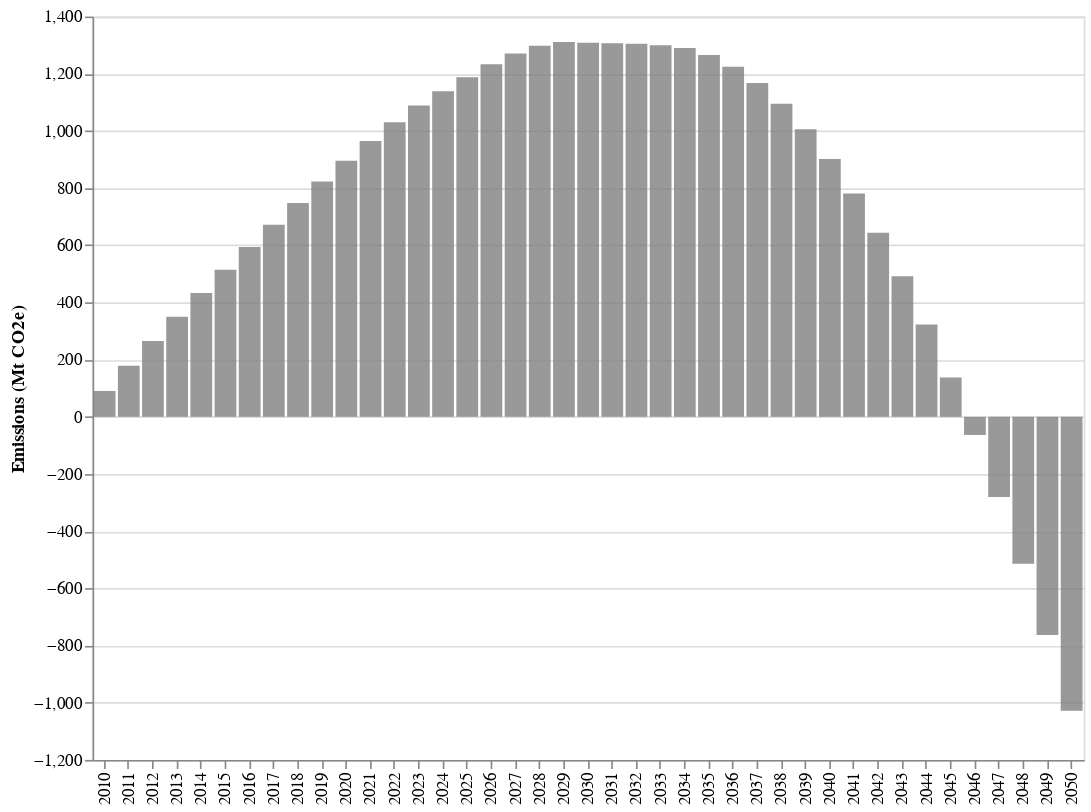

Notebook code cell kept with this figure:
### Code cell
# HIDE CODE 
cumsum_plot

### Figure 1 — Vega-Lite specification as saved in the notebook (floating-point values rounded to 4 significant figures)
{"config": {"view": {"continuousWidth": 300, "continuousHeight": 300}}, "data": {"name": "data-be351c7edd2a1aa0431659d4e22259b1"}, "mark": {"type": "bar", "color": "grey", "opacity": 0.8}, "encoding": {"tooltip": [{"field": "Net_emission_cum", "format": ",.2f", "title": "Cumulative Quantity (Mt CO2e)", "type": "quantitative"}], "x": {"field": "year", "title": "", "type": "ordinal"}, "y": {"field": "Net_emission_cum", "title": "Emissions (Mt CO2e)", "type": "quantitative"}}, "height": 450, "transform": [{"calculate": "datum.year > 0 ? \"Cumulative emissions\" : \"Cumulative emissions\"", "as": "Cumulative_emissions"}], "width": 600, "$schema": "https://vega.github.io/schema/vega-lite/v5.15.1.json", "datasets": {"data-be351c7edd2a1aa0431659d4e22259b1": [{"year": 2010, "Net_emission": 90.4, "Net_emission_cum": 90.4}, {"year": 2011, "Net_emission": 88.27, "Net_emission_cum": 178.7}, {"year": 2012, "Net_emission": 86.54, "Net_emission_cum": 265.2}, {"year": 2013, "Net_emission": 84.81, "Net_emission_cum": 350.0}, {"year": 2014, "Net_emission": 83.08, "Net_emission_cum": 433.1}, {"year": 2015, "Net_emission": 81.35, "Net_emission_cum": 514.5}, {"year": 2016, "Net_emission": 79.63, "Net_emission_cum": 594.1}, {"year": 2017, "Net_emission": 77.89, "Net_emission_cum": 672.0}, {"year": 2018, "Net_emission": 76.17, "Net_emission_cum": 748.2}, {"year": 2019, "Net_emission": 74.44, "Net_emission_cum": 822.6}, {"year": 2020, "Net_emission": 72.71, "Net_emission_cum": 895.3}, {"year": 2021, "Net_emission": 69.23, "Net_emission_cum": 964.5}, {"year": 2022, "Net_emission": 65.74, "Net_emission_cum": 1030.0}, {"year": 2023, "Net_emission": 58.11, "Net_emission_cum": 1088.0}, {"year": 2024, "Net_emission": 50.48, "Net_emission_cum": 1139.0}, {"year": 2025, "Net_emission": 48.34, "Net_emission_cum": 1187.0}, {"year": 2026, "Net_emission": 46.19, "Net_emission_cum": 1233.0}, {"year": 2027, "Net_emission": 36.96, "Net_emission_cum": 1270.0}, {"year": 2028, "Net_emission": 27.73, "Net_emission_cum": 1298.0}, {"year": 2029, "Net_emission": 12.71, "Net_emission_cum": 1311.0}, {"year": 2030, "Net_emission": -2.305, "Net_emission_cum": 1308.0}, {"year": 2031, "Net_emission": -2.005, "Net_emission_cum": 1306.0}, {"year": 2032, "Net_emission": -1.711, "Net_emission_cum": 1305.0}, {"year": 2033, "Net_emission": -5.46, "Net_emission_cum": 1299.0}, {"year": 2034, "Net_emission": -9.212, "Net_emission_cum": 1290.0}, {"year": 2035, "Net_emission": -24.94, "Net_emission_cum": 1265.0}, {"year": 2036, "Net_emission": -40.63, "Net_emission_cum": 1225.0}, {"year": 2037, "Net_emission": -56.82, "Net_emission_cum": 1168.0}, {"year": 2038, "Net_emission": -73.02, "Net_emission_cum": 1095.0}, {"year": 2039, "Net_emission": -88.77, "Net_emission_cum": 1006.0}, {"year": 2040, "Net_emission": -104.5, "Net_emission_cum": 901.4}, {"year": 2041, "Net_emission": -120.6, "Net_emission_cum": 780.8}, {"year": 2042, "Net_emission": -136.7, "Net_emission_cum": 644.2}, {"year": 2043, "Net_emission": -152.8, "Net_emission_cum": 491.4}, {"year": 2044, "Net_emission": -168.8, "Net_emission_cum": 322.6}, {"year": 2045, "Net_emission": -184.9, "Net_emission_cum": 137.6}, {"year": 2046, "Net_emission": -201.0, "Net_emission_cum": -63.38}, {"year": 2047, "Net_emission": -217.1, "Net_emission_cum": -280.5}, {"year": 2048, "Net_emission": -233.2, "Net_emission_cum": -513.7}, {"year": 2049, "Net_emission": -249.3, "Net_emission_cum": -763.0}, {"year": 2050, "Net_emission": -265.4, "Net_emission_cum": -1028.0}]}}
